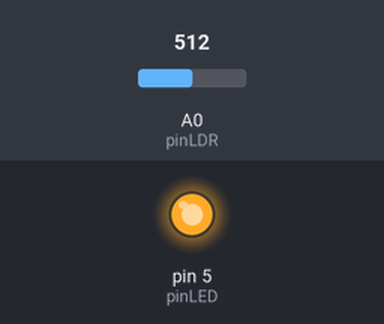
A sketch run on a simulated Arduino Uno, built with avr-gcc and run on an emulated ATmega328P. On the bench: output pins drawn as LEDs (lit = HIGH). The inputs (shaded band) are chosen by the test bench; at power-on: A0 (pinLDR) = 512.

Above: at 1.2 s.
1.3 s: A0 (pinLDR) set to 319
2.8 s: A0 (pinLDR) set to 293
At 3.8 s:
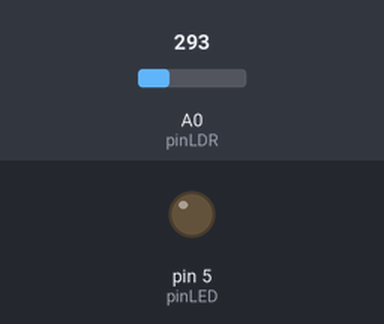
4.3 s: A0 (pinLDR) set to 306
At 4.9 s:
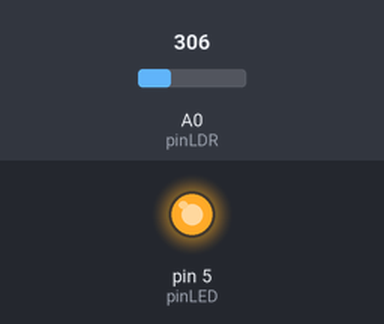
5.8 s: A0 (pinLDR) set to 290
At 6.1 s:
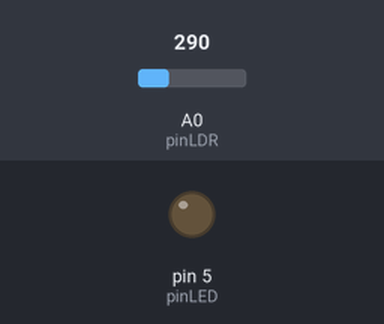
Timing chart, 0 to 8.3 s (numbered marks = the images above; inputs shaded):
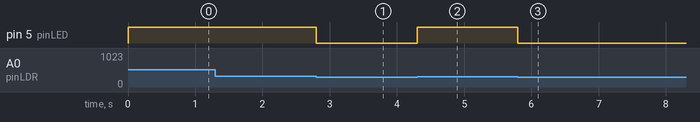

The sketch:

LDRwithLED.ino
```cpp
const int pinLDR = A0;
const int pinLED = 5;

int valueLDR;
boolean stateLED = 0;

void setup() {
  // put your setup code here, to run once:
  Serial.begin(9600);

  pinMode(pinLDR, INPUT);
  pinMode(pinLED, OUTPUT);
}

void loop() {
  // put your main code here, to run repeatedly:
  valueLDR = analogRead(pinLDR);

  if(valueLDR > 300){
    stateLED=1;
    }else{
      stateLED=0;
      }

  digitalWrite(pinLED, stateLED);
}
```

Measured:
- the behaviour switches between 301 and 300 on A0 (pinLDR) (found by bisection; images 0 and 1)
- after the input at 1.3 s, every drawn part: stays the same
- after the input at 2.8 s, pin 5 (pinLED): HIGH → LOW at once
- after the input at 4.3 s, pin 5 (pinLED): LOW → HIGH at once
- after the input at 5.8 s, pin 5 (pinLED): HIGH → LOW at once
